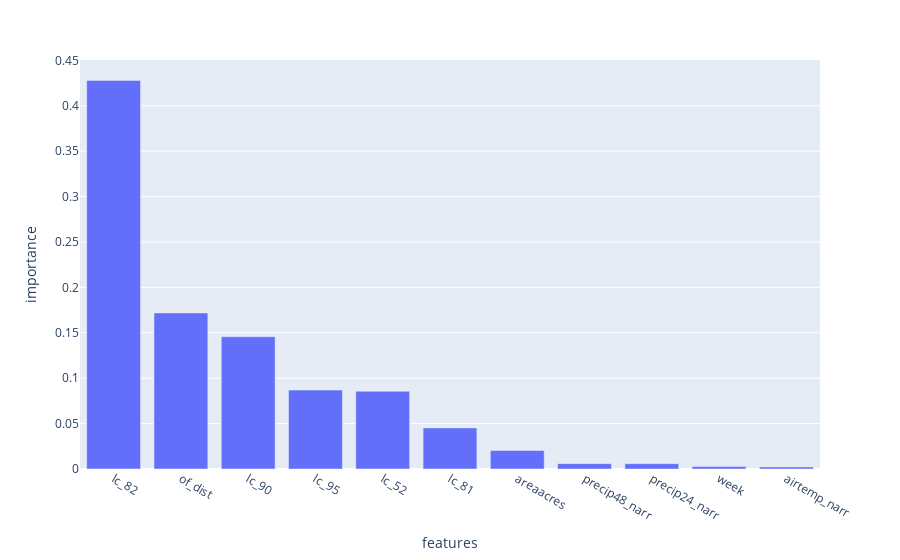

Here is the notebook cell this chart was saved with:
### Code cell
import plotly.express as px
fig = px.bar(features, features.features, features.importance)
fig.show()

### Figure 1 — Plotly figure (JSON) as saved in the notebook; plotly's stock layout.template omitted (floating-point values rounded to 4 significant figures)
{"data": [{"alignmentgroup": "True", "hovertemplate": "features=%{x}<br>importance=%{y}<extra></extra>", "legendgroup": "", "marker": {"color": "#636efa"}, "name": "", "offsetgroup": "", "orientation": "v", "showlegend": false, "textposition": "auto", "type": "bar", "x": ["lc_82", "of_dist", "lc_90", "lc_95", "lc_52", "lc_81", "areaacres", "precip48_narr", "precip24_narr", "week", "airtemp_narr"], "xaxis": "x", "y": [0.4279, 0.1718, 0.1456, 0.08687, 0.08564, 0.04525, 0.02046, 0.005887, 0.005849, 0.002635, 0.002147], "yaxis": "y"}], "layout": {"barmode": "relative", "legend": {"tracegroupgap": 0}, "margin": {"t": 60}, "xaxis": {"anchor": "y", "domain": [0, 1], "title": {"text": "features"}}, "yaxis": {"anchor": "x", "domain": [0, 1], "title": {"text": "importance"}}}}
